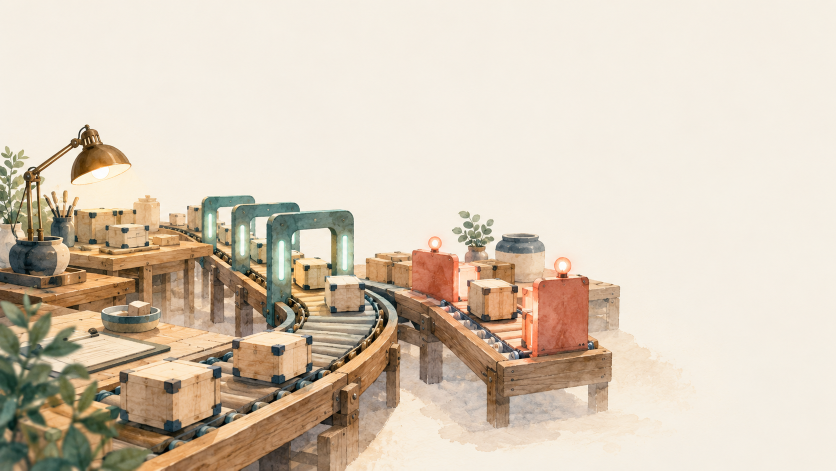
#> input picture docs/bot/article/rust-prerelease-rollout/src/hero-scene.generated.png, 1672 x 941 px (shown at 1/2 size)
$ python build-images.py
#> lines starting #> are read from the running program, lines starting #| are printed output that depends on the picture
#!/usr/bin/env python3
"""Reproduce final PNGs from generated raster art, fixed mascot, and SVG labels.

No image-generation API is called here. SVG is rendered with local Inkscape.
The requested mascot is only scaled and alpha-composited; it is never redrawn.
"""
from pathlib import Path
from html import escape
import json
import subprocess
import tempfile
import os
from PIL import Image

SRC = Path(__file__).resolve().parent
OUT = SRC.parent
DATA = json.loads((SRC / 'image-data.json').read_text())
#> (reads docs/bot/article/rust-prerelease-rollout/src/image-data.json from the repository)
W, H = 1600, 900
P = DATA['palette']
IVORY, INK, TEAL, CORAL = (P[k] for k in ('ivory', 'ink', 'teal', 'coral'))
MUTED = '#5D6A71'
FONT = 'Noto Sans CJK JP, sans-serif'

def rect(x,y,w,h,fill,rx=0,stroke='none',sw=1):
    return f'<rect x="{x}" y="{y}" width="{w}" height="{h}" rx="{rx}" fill="{fill}" stroke="{stroke}" stroke-width="{sw}"/>'

def text(x,y,value,size=28,fill=INK,weight=400,anchor='start'):
    return f'<text x="{x}" y="{y}" fill="{fill}" font-family="{FONT}" font-size="{size}" font-weight="{weight}" text-anchor="{anchor}">{escape(str(value))}</text>'

def line(x1,y1,x2,y2,color='#CFD5D1',width=2):
    return f'<line x1="{x1}" y1="{y1}" x2="{x2}" y2="{y2}" stroke="{color}" stroke-width="{width}"/>'

def arrow(x1,y1,x2,y2,color=TEAL):
    return f'<path d="M {x1} {y1} L {x2} {y2}" fill="none" stroke="{color}" stroke-width="3" marker-end="url(#arrow)"/>'

def image(name,x,y,w,h):
    return f'<image href="{name}" x="{x}" y="{y}" width="{w}" height="{h}" preserveAspectRatio="xMidYMid meet"/>'

def render(name,parts,out_name):
    defs = f'<defs><marker id="arrow" viewBox="0 0 10 10" refX="9" refY="5" markerWidth="7" markerHeight="7" orient="auto-start-reverse"><path d="M 0 0 L 10 5 L 0 10 z" fill="{TEAL}"/></marker></defs>'
    svg = f'<svg xmlns="http://www.w3.org/2000/svg" width="{W}" height="{H}" viewBox="0 0 {W} {H}">{defs}{"".join(parts)}</svg>'
    (SRC/f'{name}.svg').write_text(svg)
    html=f'<!doctype html><html lang="ja"><meta charset="utf-8"><style>html,body{{margin:0;padding:0;width:{W}px;height:{H}px;overflow:hidden;background:{IVORY};}}svg{{display:block;}}</style><body>{svg}</body></html>'
    (SRC/f'{name}.html').write_text(html)
    # Isolated rendering profile is ephemeral; no user browser or account is used.
    # Chromium's required singleton socket is not permitted in this environment;
    # the installed SVG renderer Inkscape is used instead.
    with tempfile.TemporaryDirectory(prefix='doxguard-image-render-') as profile:
        env=dict(os.environ, XDG_CACHE_HOME=profile, XDG_CONFIG_HOME=profile)
        subprocess.run(['inkscape',str(SRC/f'{name}.svg'),'--export-type=png',
            f'--export-filename={OUT/out_name}',f'--export-width={W}',f'--export-height={H}'],check=True,env=env,
            stdout=subprocess.PIPE,stderr=subprocess.PIPE)
    im=Image.open(OUT/out_name)
    assert im.format=='PNG' and im.size==(W,H),(name,im.format,im.size)
    # Lossless PNG optimization only.
    im.save(OUT/out_name,optimize=True)

# Normalize generated backgrounds to an exact 16:9 canvas. No new visual content.
for source,target in [('hero-scene.generated.png','hero-scene.1600x900.png'),('illustration.generated.png','illustration.1600x900.png')]:
    Image.open(SRC/source).convert('RGB').resize((W,H),Image.Resampling.LANCZOS).save(SRC/target,optimize=True)
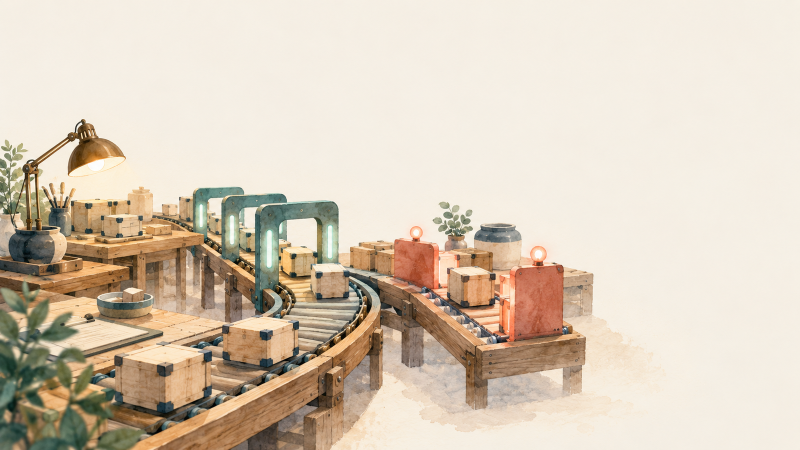
#> saved as hero-scene.1600x900.png: PIL image 1600x900 RGB (shown at 1/2 size); mean R, G, B 215.8, 202.2, 184.5
#> pass 2 of the loop `for source,target in [('hero-scene.generated.png','hero-scene.1600x900..`:
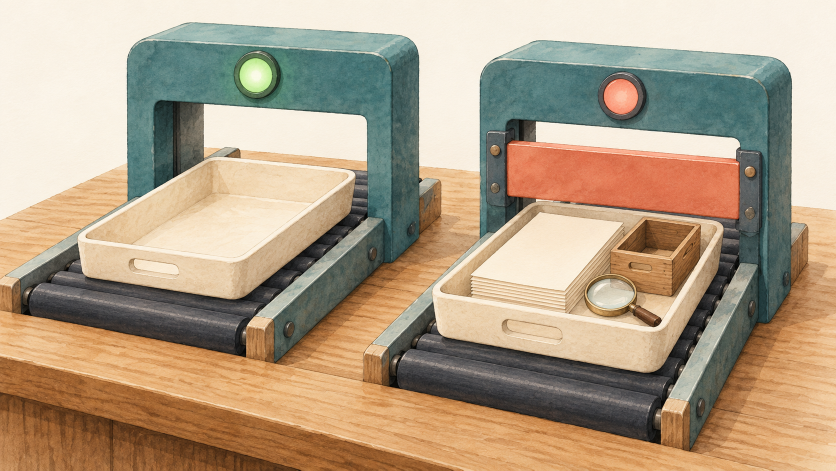
#> input picture docs/bot/article/rust-prerelease-rollout/src/illustration.generated.png, 1672 x 941 px (shown at 1/2 size)
#> `Image.open(SRC/source).convert('RGB').resize((W,H),Image.Resampling.LA..`:
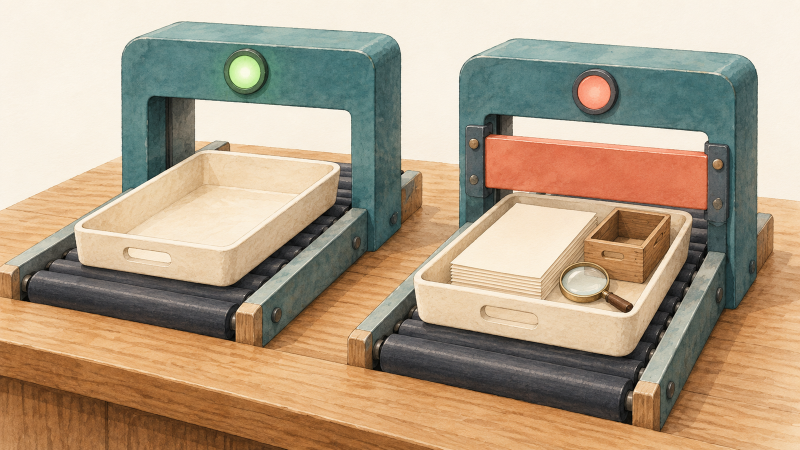
#> saved as illustration.1600x900.png: PIL image 1600x900 RGB (shown at 1/2 size); mean R, G, B 177.5, 158.6, 134.1

hero=[rect(0,0,W,H,IVORY),image('hero-scene.1600x900.png',0,0,W,H),
      text(75,53,'doxguard 導入記録',24,TEAL,700),
      text(72,140,DATA['hero_title'][0],65,INK,700),
      text(76,215,DATA['hero_title'][1],48,INK,700),
      image('mascot_cats.png',1173,590,395,296)]
render('hero',hero,'01_2026-10-03_rust-prerelease-rollout_hero.png')
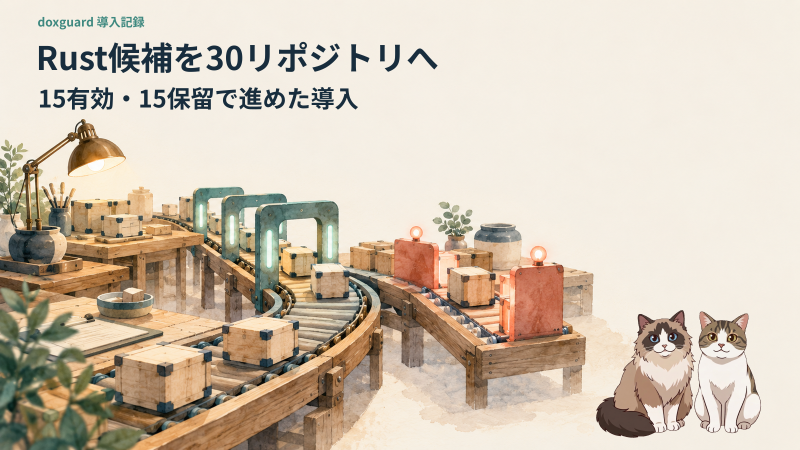
#> input picture docs/bot/article/rust-prerelease-rollout/01_2026-10-03_rust-prerelease-rollout_hero.png, 1600 x 900 px (shown at 1/2 size)
#> in render, im is the input picture: PIL image 1600x900 RGBA; mean R, G, B, A 209, 195.5, 178.3, 255

info=[rect(0,0,W,H,IVORY),rect(58,54,8,52,TEAL,4),
      text(86,94,'配置・検査結果・有効化を、分けて見る',43,INK,700),
      text(86,139,'2026-10-03の公開用集計  /  未公開のRust候補',25,MUTED),
      image('infographic-vignette.generated.png',45,201,350,350),
      text(64,596,'検証は別々の単位で',25,INK,700),
      text(64,642,'Rustテスト',24,MUTED),text(364,642,'103件 成功',25,TEAL,700,'end'),
      text(64,688,'導入スクリプト',24,MUTED),text(364,720,'18ケース 成功',25,TEAL,700,'end'),
      line(397,191,397,729)]
cols=[(429, '候補を配置', DATA['deployment']['installed_repositories'], 'リポジトリ', '#E8E9E1', INK),
      (805, 'Rust追加gate 有効', DATA['deployment']['rust_gate_enabled'], 'リポジトリ', '#DCEBE5', TEAL),
      (1181, 'Rust追加gate 保留', DATA['deployment']['rust_gate_held'], 'リポジトリ', '#F3DED4', '#A3513E')]
for x,label,count,unit,bg,color in cols:
    info += [rect(x,191,347,190,bg,18),text(x+23,234,label,25,color,700),
             text(x+21,328,count,85,color,700),text(x+134,325,unit,23,color)]
info += [text(431,429,'有効15 = 新clean14 + 旧検査も停止する1',27,INK,700),
         text(431,473,'旧・新検査の比較（同じ30件）',25,MUTED)]
for x,label,count,color in [(429,'旧 clean',DATA['comparison']['old_clean'],INK),
                           (805,'新 clean',DATA['comparison']['new_clean'],TEAL),
                           (1181,'新 block',DATA['comparison']['new_block'],'#A3513E')]:
    info += [rect(x,494,347,128,'#FFFDFA',15,'#DADDD5'),text(x+22,533,label,26,color,700),
             text(x+310,591,count,62,color,700,'end')]
info += [text(431,665,'検知139件のうち136件は、旧側の自己除外に関係',26,INK),
         text(431,708,'一意な漏えい数ではありません。保留群でも旧検査を継続。',24,MUTED),
         rect(60,763,1480,84,INK,14),
         text(87,816,'自然な実使用 0件',31,'#FFFFFF',700),
         line(526,785,526,824,'#61717B',1),text(564,816,'数日試用 未実施',29,'#FFFFFF',700),
         line(1017,785,1017,824,'#61717B',1),text(1054,816,'公開Release 未実施',29,'#FFFFFF',700),
         text(62,881,'全30件で実index・旧検査・CIを保持。配置、有効化、実使用、Releaseは別の状態です。',21,MUTED)]
render('infographic',info,'02_2026-10-03_rust-prerelease-rollout_infographic.png')
#> (the run stopped early here; a loop or call above may not have finished)
